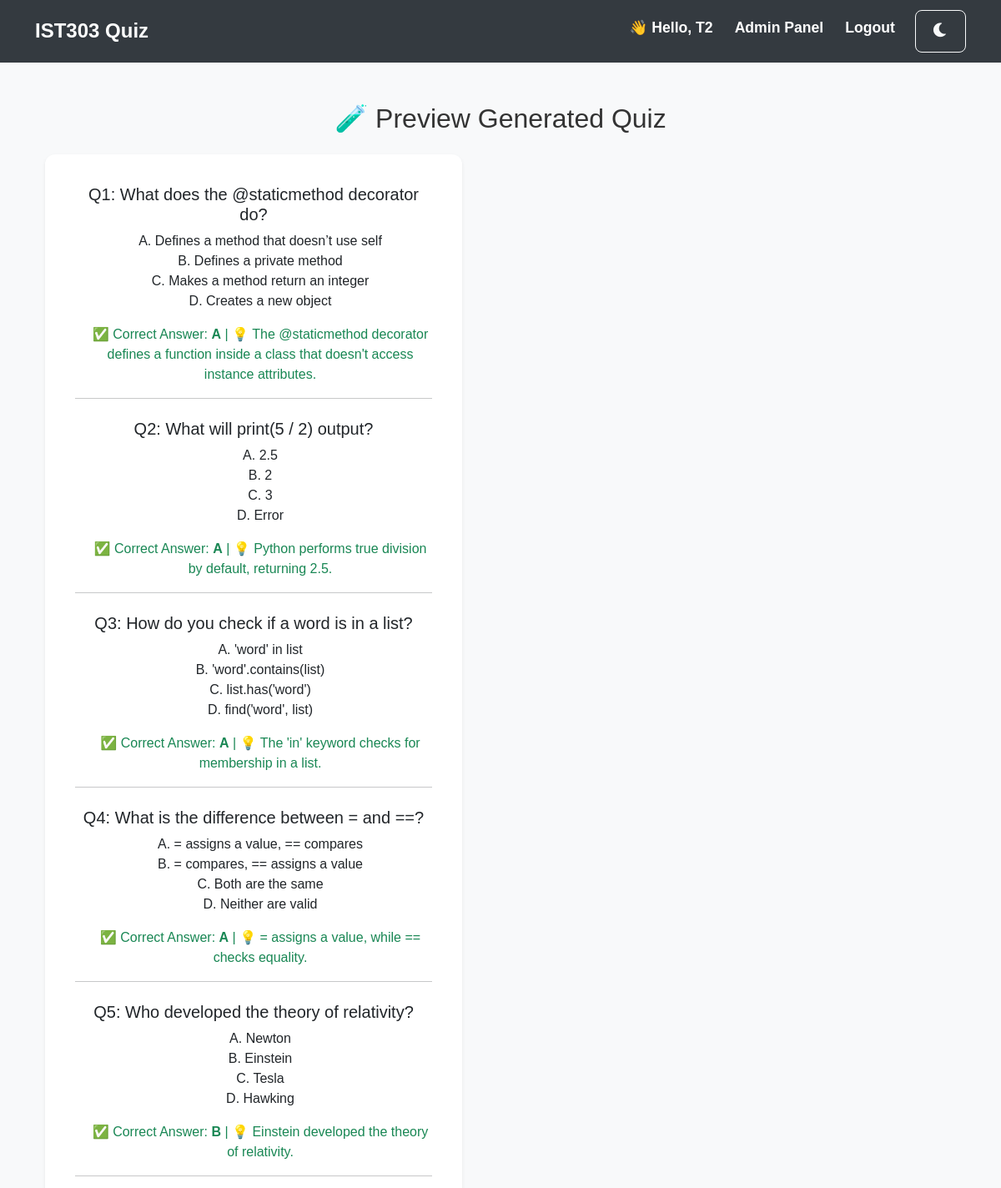
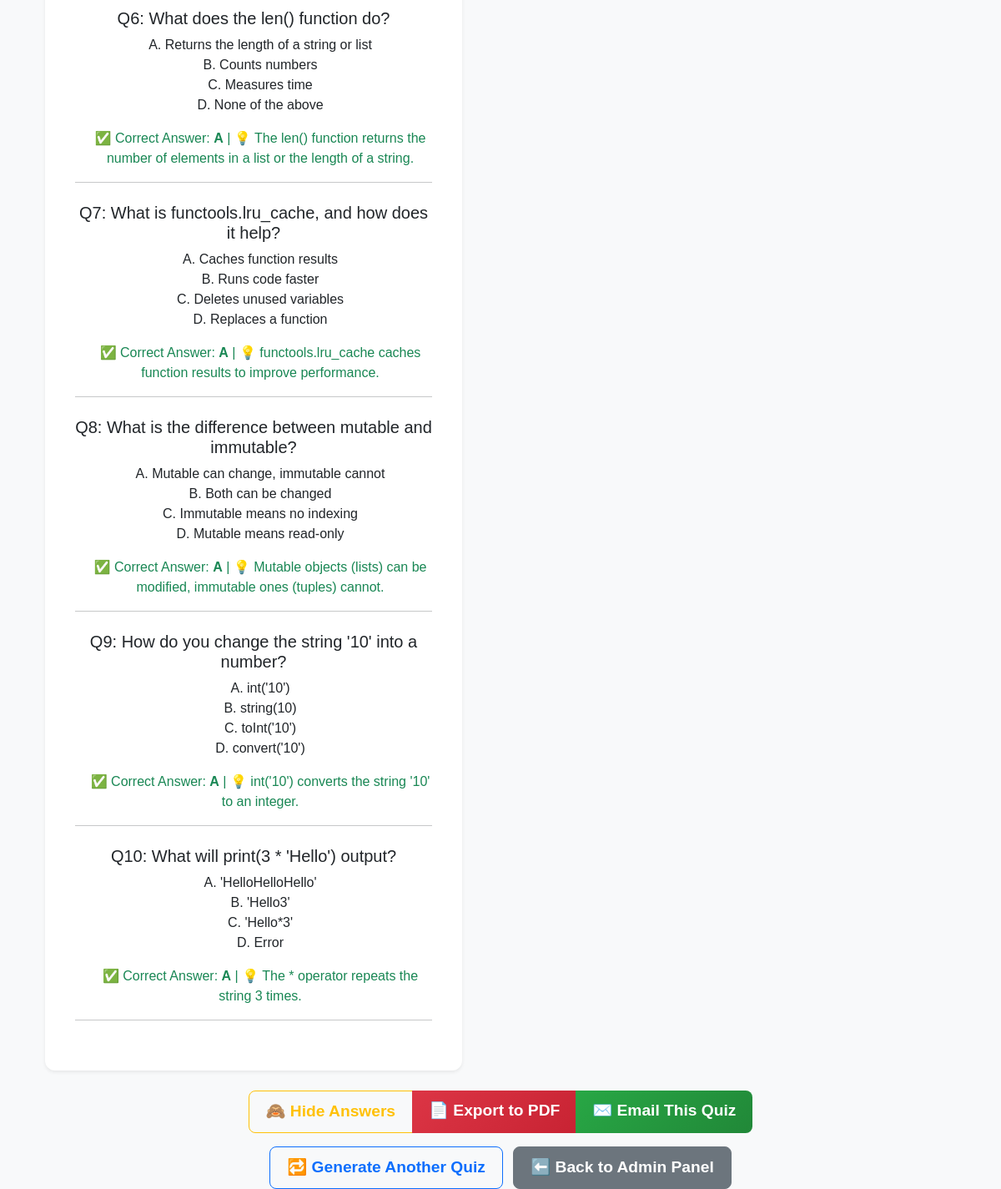
Page /admin/generate (signed in) on the committed database (2 pictures, top to bottom).
### tables this page shows
CREATE TABLE users (
    id INTEGER PRIMARY KEY AUTOINCREMENT,
    username TEXT NOT NULL UNIQUE,
    password TEXT NOT NULL,
    role TEXT NOT NULL DEFAULT 'student'  -- ðŸ‘ˆ NEW: added role column
);

CREATE TABLE quiz_questions (
    id INTEGER PRIMARY KEY AUTOINCREMENT,
    category TEXT NOT NULL,    -- easy, medium, or hard
    question TEXT NOT NULL,
    option_a TEXT NOT NULL,
    option_b TEXT NOT NULL,
    option_c TEXT NOT NULL,
    option_d TEXT NOT NULL,
    correct_answer TEXT NOT NULL CHECK(correct_answer IN ('A', 'B', 'C', 'D')),  
    explanation TEXT NOT NULL  -- Explanation for why the answer is correct or incorrect
, topic TEXT);

### app.py (the view)
@app.route('/admin/generate', methods=['GET'])
@login_required
def preview_quiz():
    if current_user.role != 'teacher':
        flash("Access denied", "danger")
        return redirect(url_for('index'))
    category = request.args.get('category', '').strip().lower()
    topic = request.args.get('topic', '').strip().lower()
    limit = request.args.get('limit', '10').strip()  # ✅ Default to 10 if missing
    show_answers = request.args.get('show_answers', '1') == '1'
    export = request.args.get('export', '').strip().lower() == 'pdf'
    conn = get_db_connection()
    query = "SELECT * FROM quiz_questions WHERE 1=1"
    params = []
    if category:
        query += " AND LOWER(category) = ?"
        params.append(category)
    if topic:
        query += " AND LOWER(topic) LIKE ?"
        params.append(f"%{topic}%")
    query += " ORDER BY RANDOM()"
    if limit and limit.isdigit():
        query += " LIMIT ?"
        params.append(int(limit))
    questions = conn.execute(query, tuple(params)).fetchall()
    conn.close()
    session['export_questions'] = [dict(q) for q in questions]
    session['export_metadata'] = {
        'category': category,
        'topic': topic,
        'show_answers': show_answers
    }
    if export:
        return redirect(url_for('export_quiz_pdf'))
    return render_template(
        'quiz_preview.html',
        questions=questions,
        category=category,
        topic=topic,
        limit=limit,  # ✅ Needed for toggling answers correctly
        show_answers=show_answers
    )

### app.py (called while the page is built)
def get_db_connection():
    db_path = app.config.get('DATABASE', 'database.db')
    conn = sqlite3.connect(db_path)
    conn.row_factory = sqlite3.Row
    return conn

@login_manager.user_loader
def load_user(user_id):
    conn = get_db_connection()
    user = conn.execute('SELECT * FROM users WHERE id = ?', (user_id,)).fetchone()
    conn.close()
    if user:
        return User(user['id'], user['username'], user['role'])  # 👈 Include role
    return None

### templates/quiz_preview.html (shortened to what this page needs)
{% extends 'base.html' %}
{% block content %}
<div class="container mt-5">
    <h2 class="mb-4 text-center">🧪 Preview Generated Quiz</h2>
    {% if questions %}
    <div class="card shadow-sm">
        <div class="card-body">
            {% for q in questions %}
            <div class="mb-4">
                <h5>Q{{ loop.index }}: {{ q.question }}</h5>
                <ul class="list-unstyled ms-3">
                    <li>A. {{ q.option_a }}</li>
                    <li>B. {{ q.option_b }}</li>
                    <li>C. {{ q.option_c }}</li>
                    <li>D. {{ q.option_d }}</li>
                </ul>
                {% if show_answers %}
                <p class="text-success ms-3">
                    ✅ Correct Answer: <strong>{{ q.correct_answer }}</strong>
                    {% if q.explanation %} | 💡 {{ q.explanation }}{% endif %}
                </p>
                {% endif %}
                <hr>
            </div>
            {% endfor %}
        </div>
    </div>
    {% else %}
    <div class="alert alert-info text-center">
        No questions found with the selected filters.
    </div>
    {% endif %}
    <div class="text-center mt-4 d-flex flex-column align-items-center">
        <div class="btn-group mb-3">
            {% if show_answers %}
            <a href="{{ url_for('preview_quiz', category=category, topic=topic, limit=limit, show_answers=0) }}"
               class="btn btn-outline-warning">🙈 Hide Answers</a>
            {% else %}
            <a href="{{ url_for('preview_quiz', category=category, topic=topic, limit=limit, show_answers=1) }}"
               class="btn btn-success">✅ Show Answers</a>
            {% endif %}
            <a href="{{ url_for('export_quiz_pdf', category=category, topic=topic, show_answers=show_answers|int) }}"
               class="btn btn-danger">📄 Export to PDF</a>
            <a href="{{ url_for('send_quiz_email', category=category, topic=topic, show_answers=show_answers|int) }}"
               class="btn btn-success">✉️ Email This Quiz</a>
        </div>
        <div>
            <a href="{{ url_for('generate_quiz') }}" class="btn btn-outline-primary me-2">🔁 Generate Another Quiz</a>
            <a href="{{ url_for('admin_panel') }}" class="btn btn-secondary">⬅️ Back to Admin Panel</a>
        </div>
    </div>
</div>
{% endblock %}

### templates/base.html (shortened to what this page needs)
<!DOCTYPE html>
<html lang="en">
<head>
    <link rel="stylesheet" href="https://cdn.jsdelivr.net/npm/bootstrap@5.3.0/dist/css/bootstrap.min.css">
    <link rel="stylesheet" href="{{ url_for('static', filename='style.css') }}">
    <link rel="stylesheet" href="https://cdnjs.cloudflare.com/ajax/libs/font-awesome/6.0.0/css/all.min.css">
</head>
<body class="">
    <nav class="navbar navbar-expand-lg navbar-dark bg-dark">
        <div class="container">
            <a class="navbar-brand" href="{{ url_for('index') }}">IST303 Quiz</a>
            <div class="collapse navbar-collapse justify-content-end" id="navbarNav">
                <ul class="navbar-nav">
                    {% if current_user.is_authenticated %}
                        <li class="nav-item">
                            <span class="nav-link text-light fw-bold">👋 Hello, {{ current_user.username }}</span>
                        </li>
                        {% if current_user.role == 'teacher' %}
                            <li class="nav-item">
                                <a class="nav-link text-info fw-bold" href="{{ url_for('admin_panel') }}">Admin Panel</a>
                            </li>
                        {% endif %}
                        <li class="nav-item">
                            <a class="nav-link text-danger fw-bold" href="{{ url_for('logout') }}">Logout</a>
                        </li>
                    {% else %}
                        <li class="nav-item">
                            <a class="nav-link text-light" href="{{ url_for('login') }}">Login</a>
                        </li>
                    {% endif %}
                    <li class="nav-item">
                        <button class="btn btn-outline-light ms-3" onclick="toggleDarkMode()">
                            <i class="fas fa-moon"></i>
                        </button>
                    </li>
                </ul>
            </div>
        </div>
    </nav>
    <div class="container mt-4">
        {% block content %}{% endblock %}
    </div>
</body>
</html>

### static/style.css (style rules this page uses)
body { font-family: "Poppins", sans-serif; background-color: #f8f9fa; color: #333; margin: 0; padding: 0; transition: background 0.3s ease-in-out, color 0.3s ease-in-out; }
.navbar { background-color: #343a40 !important; padding: 12px 20px; transition: background 0.3s ease-in-out; }
.navbar-brand { font-size: 1.5rem; font-weight: bold; color: white !important; }
.navbar .nav-link { font-size: 1.1rem; font-weight: bold; margin-left: 10px; color: white !important; }
.card { border-radius: 12px; border: none; background: white; box-shadow: 0px 4px 10px rgba(0, 0, 0, 0.1); padding: 20px; text-align: center; max-width: 500px; transition: all 0.3s ease-in-out; }
.btn { font-size: 1.2rem; font-weight: bold; padding: 10px 20px; transition: all 0.3s ease-in-out; border-radius: 8px; }
.btn-success { background: linear-gradient(135deg, #28a745, #218838); border: none; }
.btn-danger { background: linear-gradient(135deg, #dc3545, #c82333); border: none; }

### rows in the picture
users: username "T2"
quiz_questions: question "What does the @staticmethod decorator do?", option_a "Defines a method that doesn’t use self", option_b "Defines a private method", option_c "Makes a method return an integer", option_d "Creates a new object", correct_answer "A", explanation "The @staticmethod decorator defines a function inside a class that doesn't access instance attributes."
quiz_questions: question "What will print(5 / 2) output?", option_a "2.5", option_b "2", option_c "3", option_d "Error", correct_answer "A", explanation "Python performs true division by default, returning 2.5."
quiz_questions: question "How do you check if a word is in a list?", option_a "'word' in list", option_b "'word'.contains(list)", option_c "list.has('word')", option_d "find('word', list)", correct_answer "A", explanation "The 'in' keyword checks for membership in a list."
quiz_questions: question "What is the difference between = and ==?", option_a "= assigns a value, == compares", option_b "= compares, == assigns a value", option_c "Both are the same", option_d "Neither are valid", correct_answer "A", explanation "= assigns a value, while == checks equality."
quiz_questions: question "Who developed the theory of relativity?", option_a "Newton", option_b "Einstein", option_c "Tesla", option_d "Hawking", correct_answer "B", explanation "Einstein developed the theory of relativity."
quiz_questions: question "What does the len() function do?", option_a "Returns the length of a string or list", option_b "Counts numbers", option_c "Measures time", option_d "None of the above", correct_answer "A", explanation "The len() function returns the number of elements in a list or the length of a string."
quiz_questions: question "What is functools.lru_cache, and how does it help?", option_a "Caches function results", option_b "Runs code faster", option_c "Deletes unused variables", option_d "Replaces a function", correct_answer "A", explanation "functools.lru_cache caches function results to improve performance."
quiz_questions: question "What is the difference between mutable and immutable?", option_a "Mutable can change, immutable cannot", option_b "Both can be changed", option_c "Immutable means no indexing", option_d "Mutable means read-only", correct_answer "A", explanation "Mutable objects (lists) can be modified, immutable ones (tuples) cannot."
quiz_questions: question "How do you change the string '10' into a number?", option_a "int('10')", option_b "string(10)", option_c "toInt('10')", option_d "convert('10')", correct_answer "A", explanation "int('10') converts the string '10' to an integer."
quiz_questions: question "What will print(3 * 'Hello') output?", option_a "'HelloHelloHello'", option_b "'Hello3'", option_c "'Hello*3'", option_d "Error", correct_answer "A", explanation "The * operator repeats the string 3 times."
